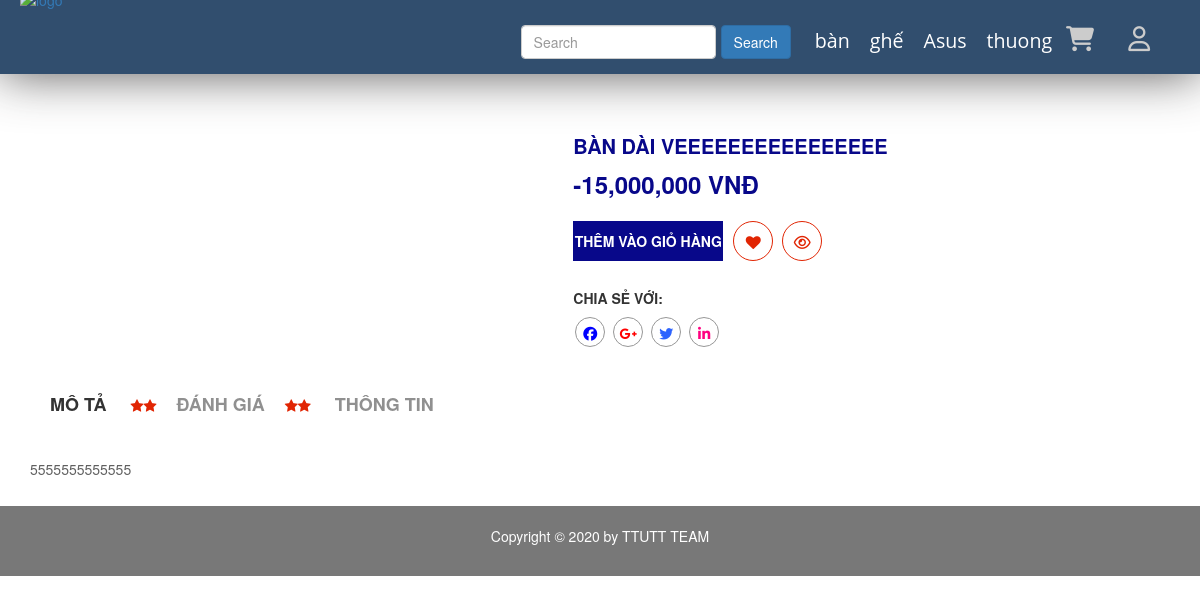
Before: /public/pages/xem-hang.php with the older database file.
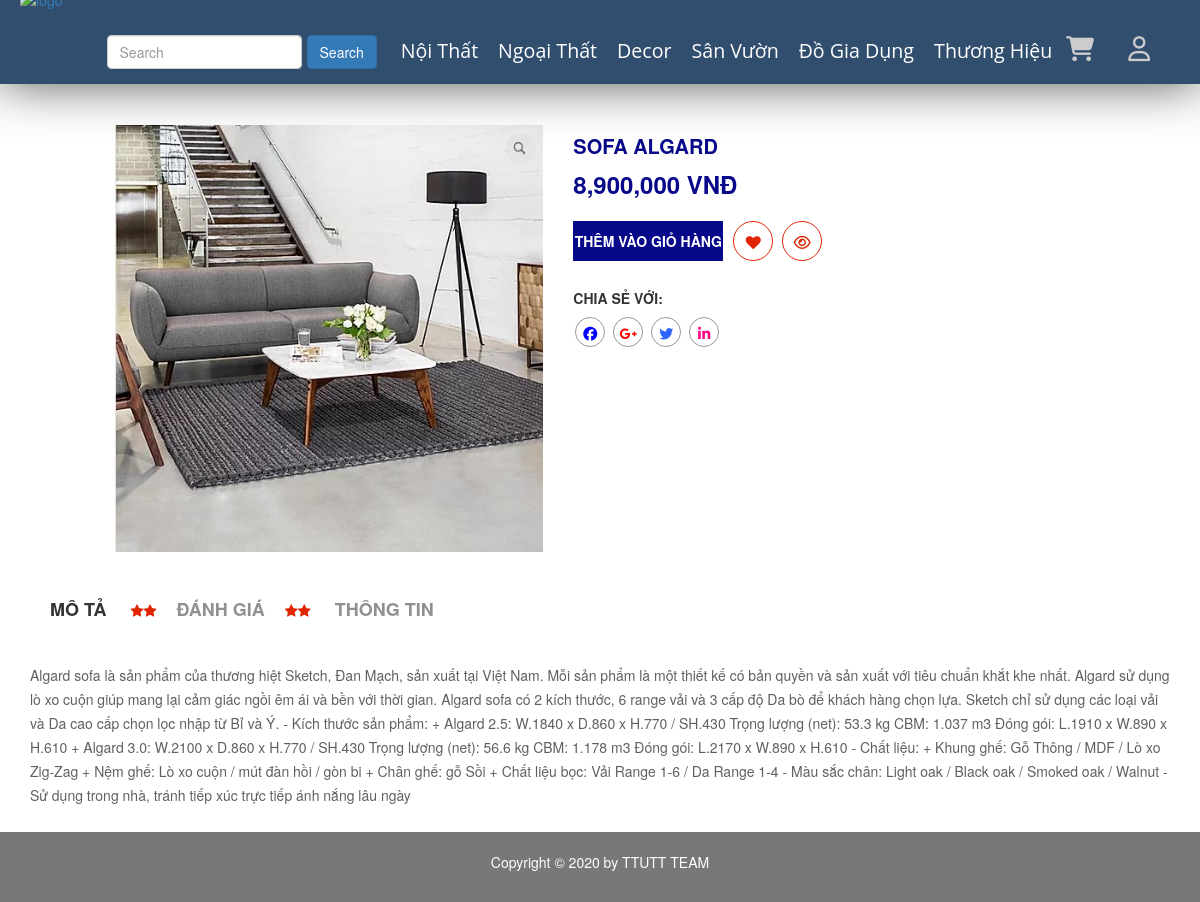
After: the same page with the newer database file.
### tables this page shows
CREATE TABLE `category` (
  `id` int(11) NOT NULL,
  `name` varchar(100) DEFAULT NULL,
  `slug` varchar(100) DEFAULT NULL,
  `images` varchar(100) DEFAULT NULL,
  `banner` varchar(100) DEFAULT NULL,
  `home` tinyint(100) DEFAULT 0,
  `status` tinyint(4) DEFAULT 0,
  `created_at` timestamp NOT NULL DEFAULT current_timestamp(),
  `updated` timestamp NOT NULL DEFAULT current_timestamp() ON UPDATE current_timestamp()
);

CREATE TABLE `product` (
  `id` int(11) NOT NULL,
  `name` varchar(100) DEFAULT NULL,
  `slug` varchar(100) DEFAULT NULL,
  `soluong` int(11) NOT NULL DEFAULT 1,
  `gia` int(11) DEFAULT NULL,
  `sale` tinyint(4) DEFAULT 0,
  `avatar` varchar(100) DEFAULT NULL,
  `category` varchar(50) DEFAULT NULL,
  `type` varchar(50) NOT NULL,
  `content` text DEFAULT NULL,
  `head` int(11) NOT NULL DEFAULT 0,
  `view` int(11) DEFAULT 0,
  `hot` tinyint(4) DEFAULT 0,
  `created_at` timestamp NULL DEFAULT NULL,
  `updata_up` timestamp NULL DEFAULT NULL ON UPDATE current_timestamp()
);

### libraries/Database.php (called while the page is built, shortened)
<?php
class DataProvider
{
	public static function ExecuteQuery($sql)
	{
		try{
			$connection = mysqli_connect("localhost","root","", "webnoithat");
			mysqli_query($connection, "set names 'utf8'");
			$result = mysqli_query($connection, $sql);
			return $result;
		}catch(Exception $ex)
		{
			return null;
		}
    }
}
?>

### public/pages/xem-hang.php (the view, shortened to what the changed rows need)
<?php
require_once __DIR__ . "/../../layouts/header.php";
?>
    <div class="single-product-tab-area mg-t-15 mg-b-30" id="all">
        <div class="container-fluid">
            <div class="row">
            <?php
                           try {
                               $sql = "SELECT * FROM product";
                               $result = DataProvider::ExecuteQuery($sql);
                               $row = mysqli_fetch_array($result);
                           } catch (Exception $ex) {
                               echo "Không thể mở CSDL";
                           }
                           ?>
                <div class="col-lg-5 col-md-5 col-sm-5 col-xs-12" id="img">
                    <div id="myTabContent1" class="tab-content">
                        <div class="product-tab-list tab-pane fade active in" id="single-tab1">
                            <img src="/DoAnWeb2020/admin/modules/product/img_product/<?php echo $row['avatar']?>" alt="" />
                        </div>
                    </div>
                </div>
                <div class="col-lg-7 col-md-7 col-sm-7 col-xs-12" id="addcart">
                    <div class="single-product-details res-pro-tb">
                        <h1 id="h1"><?php echo $row['name'] ?></h1>
                        <div class="single-pro-price">
                            <span class="single-regular" id="giatien"><?php echo number_format( $row['gia']-$row['sale']*$row['gia']/100,0) ?> VNĐ</span>
                        </div>
                            <div class="single-pro-button">
                                <div class="pro-button">
                                </div>
                                <div class="pro-viwer">
                                </div>
                            </div>
                            <div class="single-social-area">
                                <h3>Chia Sẻ Với:</h3>
                                <a href="#"><i id="face" class="fa fa-facebook"></i></a>
                                <a href="#"><i id="gg" class="fa fa-google-plus"></i></a>
                                <a href="#"><i id="twi"class="fa fa-twitter"></i></a>
                                <a href="#"><i id="ins" class="fa fa-linkedin"></i></a>
                            </div>
                        </div>
                    </div>
                </div>
            </div>
        </div>
    <div class="single-pro-review-area mt-t-30 mg-b-15" id="des">
        <div class="container-fluid">
            <div class="row">
                <div class="col-lg-12 col-md-12 col-sm-12 col-xs-12">
                    <div id="myTabContent" class="tab-content">
                        <div class="product-tab-list product-details-ect tab-pane fade active in" id="description">
                            <div class="row">
                                <div class="col-lg-12 col-md-12 col-sm-12 col-xs-12">
                                    <div class="review-content-section">
                                        <p>
                                        <?php echo $row['content'] ?>
                                        </p>
                                    </div>
                                </div>
                            </div>
                        </div>
                    </div>
                </div>
            </div>
        </div>
    </div>
<?php require_once __DIR__ . "/../../layouts/footer.php" ?>

### layouts/header.php (shortened to what the changed rows need)
<!DOCTYPE html>
<html>
<head>
    <link rel="stylesheet" href="/redirect?Id=CvmsVv9asuSiOaRBBz9urpS909ixNzNqI37%2b8O1yQr4%3d">
    <link rel="stylesheet" type="text/css" href="../vendors/fonts/css/fontawesome.css">
    <link rel="stylesheet" type="text/css" href="../resources/css/styles.css">
    <link rel="stylesheet" href="../vendors/css/bootstrap.css">
    <link rel="stylesheet" href="../resources/css/queries.css">
    <link rel="stylesheet" href="../vendors/css/bootstrap-grid.css">
    <link rel="stylesheet" href="css/bootstrap.min.css">
    <link rel="stylesheet" href="css/font-awesome.min.css">
    <link rel="stylesheet" href="css/owl.carousel.css">
    <link rel="stylesheet" href="css/owl.theme.css">
    <link rel="stylesheet" href="css/owl.transitions.css">
    <link rel="stylesheet" href="css/animate.css">
    <link rel="stylesheet" href="css/normalize.css">
    <link rel="stylesheet" href="css/meanmenu.min.css">
    <link rel="stylesheet" href="css/main.css">
    <link rel="stylesheet" href="css/morrisjs/morris.css">
    <link rel="stylesheet" href="css/scrollbar/jquery.mCustomScrollbar.min.css">
    <link rel="stylesheet" href="css/metisMenu/metisMenu.min.css">
    <link rel="stylesheet" href="css/metisMenu/metisMenu-vertical.css">
    <link rel="stylesheet" href="css/calendar/fullcalendar.min.css">
    <link rel="stylesheet" href="css/calendar/fullcalendar.print.min.css">
    <link rel="stylesheet" href="style.css">
    <link rel="stylesheet" href="css/responsive.css">
    <link rel="stylesheet" href="https://maxcdn.bootstrapcdn.com/bootstrap/3.3.5/css/bootstrap.min.css"><script src="https://maxcdn.bootstrapcdn.com/bootstrap/3.3.5/js/bootstrap.min.js"></script>
</head>
<body>
    <div class="sticky">
        <nav>
            <div>
            <ul class="main-nav">
                    <?php
                    $sql = "SELECT * FROM `category`";
                    $category = DataProvider::ExecuteQuery($sql);
                    while ($loai = mysqli_fetch_array($category)) {
                        $chuoi = <<< EOD
                          <li><a class="a" href="/DoAnWeb2020/public/pages/show-row.php?id={$loai['id']}">  {$loai['name']}</a>
                          <ul class="submenu">
                          EOD;
                        echo $chuoi;
                        echo " </ul>";
                    }
                    echo   "</li>";
                    ?>
                    <a class="fas fa-shopping-cart " href="gio-hang.php" id="icoi"></a>
                    <?php if (isset($_SESSION['name'])) :   ?>
                        <div class="btn-group">
                            <button type="button" class="btn btn-info dropdown-toggle" data-toggle="dropdown" aria-haspopup="true" aria-expanded="false">
                           <?php echo $_SESSION['name'] ?>
                            </button>
                            <div class="dropdown-menu">
                                <a class="dropdown-item" href="don-hang.php">Đơn hàng</a>
                                <a class="dropdown-item" href="#"></a>
                                <a class="dropdown-item" href="ho-so.php">Hồ sơ</a>
                                <div class="dropdown-divider"></div>
                                <a class="dropdown-item" href="/DoAnWeb2020/public/pages/thoat.php">Đăng xuất</a>
                            </div>
                        </div>
                    <?php else : ?>
                        <a class="far fa-user " href="login.php" id="icoi"></a>
                    <?php endif ?>
                </ul>
            </div>
        </nav>
    </div>

Changed rows visible on the page:
removed category: name "bàn"
removed category: name "ghế"
removed category: name "Asus"
removed category: name "thuong"
removed product: name "BÀN DÀI VEEEEEEEEEEEEEEEE", $row['gia']-$row['sale']*$row['gia']/100 "-15,000,000", content "5555555555555"
added category: name "Nội Thất"
added category: name "Ngoại Thất"
added category: name "Decor"
added category: name "Sân Vườn"
added category: name "Đồ Gia Dụng"
added category: name "Thương Hiệu"
added product: avatar (picture), name "SOFA ALGARD", $row['gia']-$row['sale']*$row['gia']/100 "8,900,000", content "Algard sofa là sản phẩm của thương hiệt Sketch, Đan Mạch, sản xuất tại Việt Nam. Mỗi sản phẩm là một thiết kế có bản quyền và sản xuất với tiêu chuẩn khắt khe nhất. Algard sử dụng lò xo cuộn giúp mang lại cảm giác ngồi êm ái và bền với thời gian. Algard sofa có 2 kích thước, 6 range vải và 3 cấp độ Da bò để khách hàng chọn lựa. Sketch chỉ sử dụng các loại vải và Da cao cấp chọn lọc nhập từ Bỉ và Ý. - Kích thước sản phẩm: + Algard 2.5: W.1840 x D.860 x H.770 / SH.430 Trọng lượng (net): 53.3 kg CBM: 1.037 m3 Đóng gói: L.1910 x W.890 x H.610 + Algard 3.0: W.2100 x D.860 x H.770 / SH.430 Trọng lượng (net): 56.6 kg CBM: 1.178 m3 Đóng gói: L.2170 x W.890 x H.610 - Chất liệu: + Khung ghế: Gỗ Thông…"
